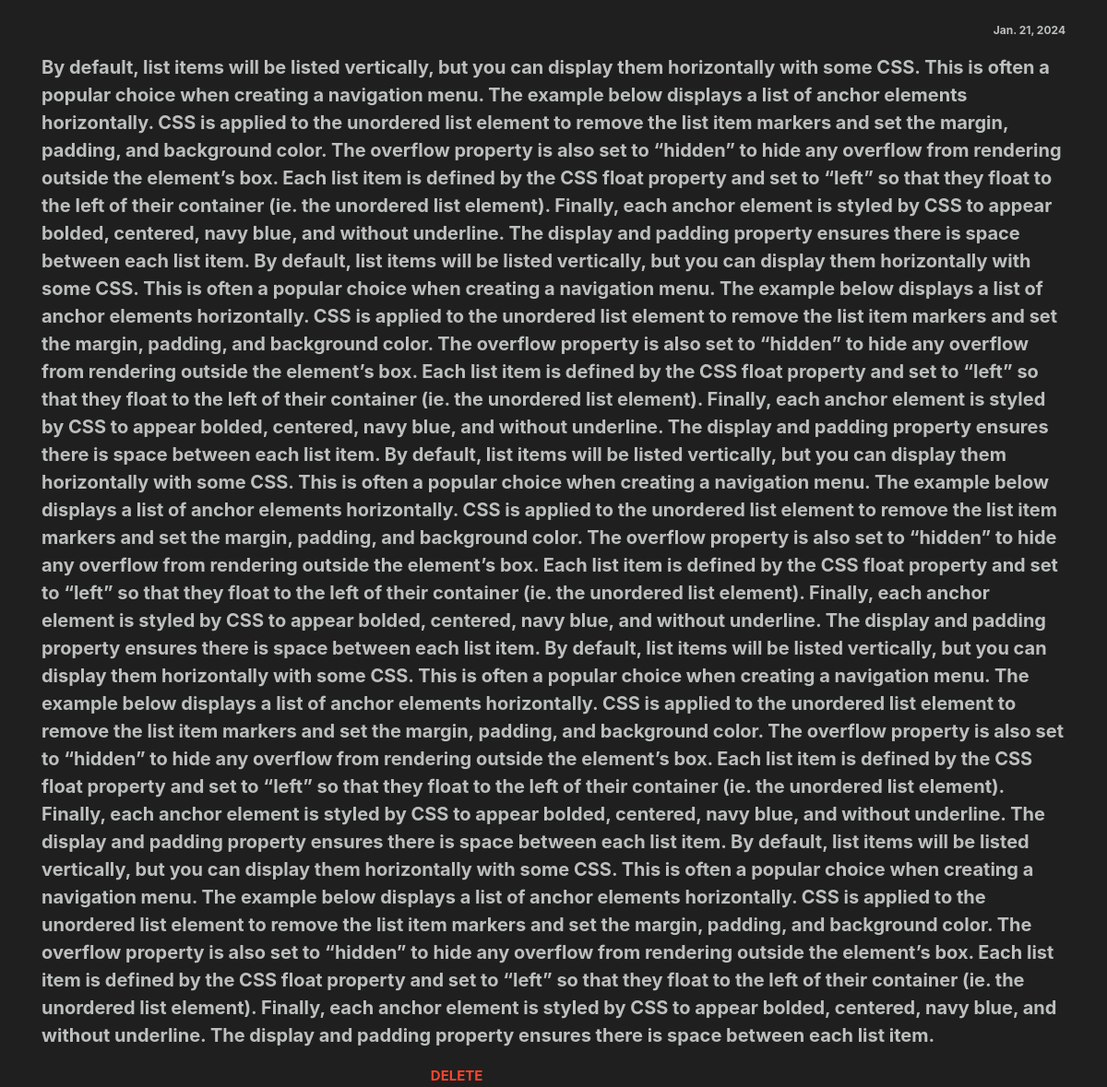
The page /rant/6 on the database its author committed.
### mood/models.py (models this page shows)
class Rant(models.Model):
    description = models.TextField(null=True, blank=True)
    created_at = models.DateField()
    user = models.ForeignKey(User, on_delete=models.CASCADE, null=True, blank=True)

### mood/views.py (the view)
# urls.py: path("rant/<int:pk>", view_rant, name = "view-rant"),
def view_rant(request,pk):
    rant = Rant.objects.get(id=pk)
    return render(request, 'view_rant.html', {'rant':rant})

### templates/view_rant.html
{% extends 'base.html' %}
{% block content %}
<div style="align-items: center;">
<br>
    <p style ="font-size:12px; text-align:right; color:#bbbfbd; font-weight: bold;">{{rant.created_at}}</p>
    <p style ="font-size:20px; text-align:left; color:#bbbfbd; font-weight: bold;">{{rant.description}}</p>
    <a href="delete-rant/{{rant.id}}" style="color: #fa452d; font-weight: bold; font-size: 15px; margin-left: 38%;">DELETE</a>
</div>
{% endblock %}

### rows shown on the page
Rant: created_at "Jan. 21, 2024", description "By default, list items will be listed vertically, but you can display them horizontally with some CSS. This is often a popular choice when creating a navigation menu. The example below displays a list of anchor elements horizontally. CSS is applied to the unordered list element to remove the list item markers and set the margin, padding, and background color. The overflow property is also set to “hidden” to hide any overflow from rendering outside the element’s box. Each list item is defined by the CSS float property and set to “left” so that they float to the left of their container (ie. the unordered list element). Finally, each anchor element is styled by CSS to appear bolded, centered,…"
